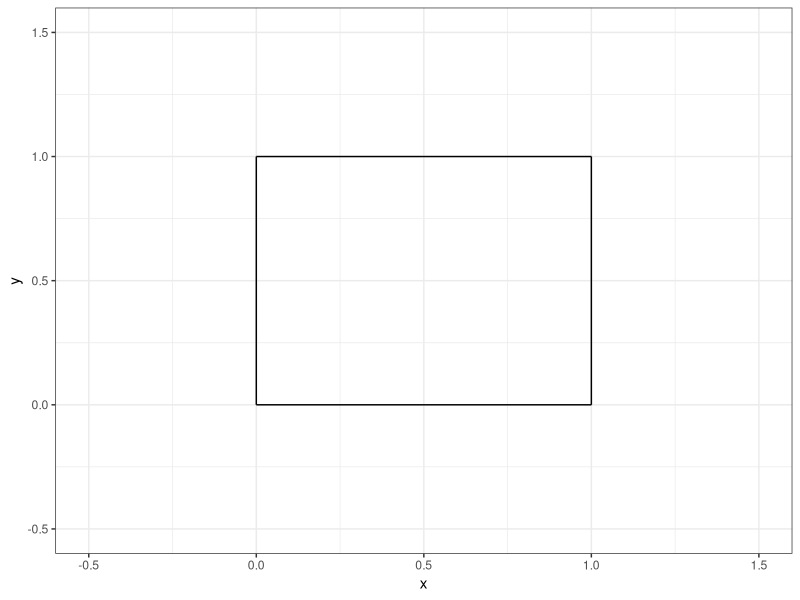
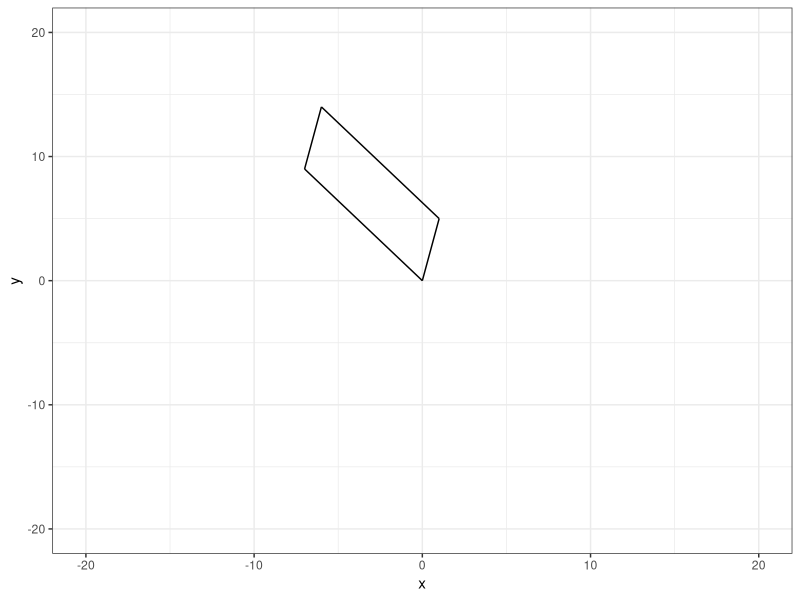
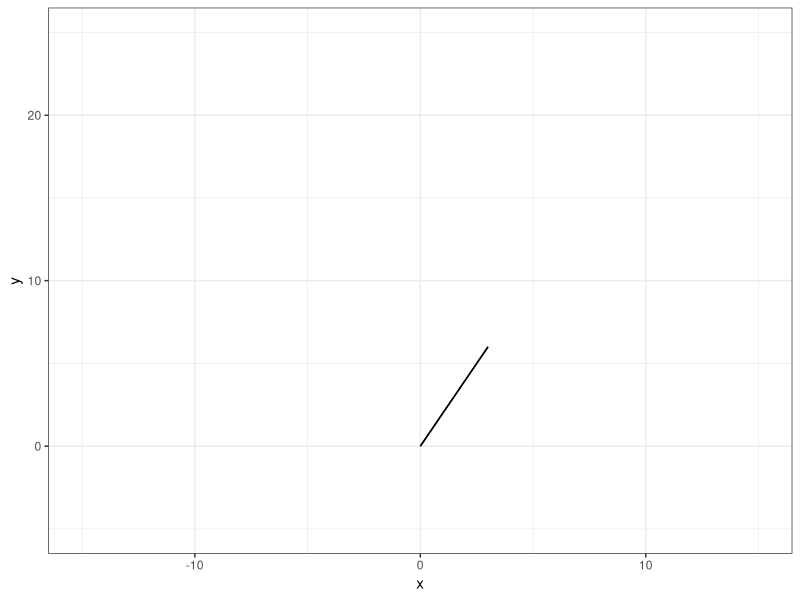

These charts were generated, in order, by the following R code:
## ---- chunk 1
#| echo: false

default_chunk_hook  <- knitr::knit_hooks$get("chunk")

latex_font_size <- c("Huge", "huge", "LARGE", "Large", 
                     "large", "normalsize", "small", 
                     "footnotesize", "scriptsize", "tiny")

knitr::knit_hooks$set(chunk = function(x, options) {
  x <- default_chunk_hook(x, options)
  if(options$size %in% latex_font_size) {
    paste0("\n \\", options$size, "\n\n", 
      x, 
      "\n\n \\normalsize"
    )
  } else {
    x
  }
})

## ---- chunk 2
#| label: load-packages
#| include: false
library(tidyverse)
## ---- chunk 3
#| label: fig-unitsquare
#| fig-cap: "The unit square."
#| fig-width: 3
#| fig-height: 3
#| scale: "80%"
#| fig-align: "center"
#| size: "scriptsize"
p0 <- c(0, 0)
p1 <- c(1, 0)
p2 <- c(1, 1)
p3 <- c(0, 1)
ggplot() +
  geom_segment(aes(x = p0[1], y = p0[2], xend = p1[1], yend = p1[2])) +
  geom_segment(aes(x = p1[1], y = p1[2], xend = p2[1], yend = p2[2])) +
  geom_segment(aes(x = p2[1], y = p2[2], xend = p3[1], yend = p3[2])) +
  geom_segment(aes(x = p3[1], y = p3[2], xend = p0[1], yend = p0[2])) +
  theme_bw() +
  xlim(-0.5, 1.5) +
  ylim(-0.5, 1.5) +
  labs(x = "x", y = "y")
## ---- chunk 4
(A = matrix(data = c(1, -7, 5, 9), nrow = 2, ncol = 2, byrow = TRUE))
## ---- chunk 5
M = matrix(data = c(1, 0, 0, 1), nrow = 2, ncol = 2, byrow = TRUE)
(T = A %*% M)
## ---- chunk 6
basis.vector.1 = T[,1]
basis.vector.2 = T[,2]
## ---- chunk 7
p0 <- c(0, 0)
p1 <- basis.vector.1
p2 <- basis.vector.1 + basis.vector.2
p3 <- basis.vector.2
## ---- chunk 8
#| label: fig-unitsquare1
#| fig-cap: "The unit square."
#| fig-width: 3
#| fig-height: 3
#| scale: "80%"
#| fig-align: "center"
#| size: "scriptsize"

ggplot() +
  geom_segment(aes(x = p0[1], y = p0[2], xend = p1[1], yend = p1[2])) +
  geom_segment(aes(x = p1[1], y = p1[2], xend = p2[1], yend = p2[2])) +
  geom_segment(aes(x = p2[1], y = p2[2], xend = p3[1], yend = p3[2])) +
  geom_segment(aes(x = p3[1], y = p3[2], xend = p0[1], yend = p0[2])) +
  theme_bw() +
  xlim(-20, 20) +
  ylim(-20, 20) +
  labs(x = "x", y = "y")
## ---- chunk 9
det(A)
## ---- chunk 10
(A = matrix(data = c(1, 2, 2, 4), nrow = 2, ncol = 2, byrow = TRUE))
## ---- chunk 11
(T = A %*% M)
## ---- chunk 12
basis.vector.1 = T[,1]
basis.vector.2 = T[,2]
## ---- chunk 13
p0 <- c(0, 0)
p1 <- basis.vector.1
p2 <- basis.vector.1 + basis.vector.2
p3 <- basis.vector.2
## ---- chunk 14
#| label: fig-unitsquare2
#| fig-cap: "The unit square."
#| fig-width: 3
#| fig-height: 3
#| scale: "80%"
#| fig-align: "center"
#| size: "scriptsize"

ggplot() +
  geom_segment(aes(x = p0[1], y = p0[2], xend = p1[1], yend = p1[2])) +
  geom_segment(aes(x = p1[1], y = p1[2], xend = p2[1], yend = p2[2])) +
  geom_segment(aes(x = p2[1], y = p2[2], xend = p3[1], yend = p3[2])) +
  geom_segment(aes(x = p3[1], y = p3[2], xend = p0[1], yend = p0[2])) +
  theme_bw() +
  xlim(-15, 15) +
  ylim(-5, 25) +
  labs(x = "x", y = "y")
## ---- chunk 15
det(A)
